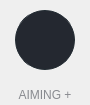
               <widget class="QFrame" name="frm_6_aimng_outr">
                <property name="sizePolicy">
                 <sizepolicy hsizetype="Fixed" vsizetype="Fixed">
                  <horstretch>0</horstretch>
                  <verstretch>0</verstretch>
                 </sizepolicy>
                </property>
                <property name="minimumSize">
                 <size>
                  <width>90</width>
                  <height>105</height>
                 </size>
                </property>
                <property name="maximumSize">
                 <size>
                  <width>90</width>
                  <height>105</height>
                 </size>
                </property>
                <property name="frameShape">
                 <enum>QFrame::Box</enum>
                </property>
                <property name="frameShadow">
                 <enum>QFrame::Plain</enum>
                </property>
                <property name="lineWidth">
                 <number>0</number>
                </property>
                <layout class="QVBoxLayout" name="verticalLayout_9">
                 <property name="spacing">
                  <number>0</number>
                 </property>
                 <property name="leftMargin">
                  <number>0</number>
                 </property>
                 <property name="topMargin">
                  <number>10</number>
                 </property>
                 <property name="rightMargin">
                  <number>0</number>
                 </property>
                 <property name="bottomMargin">
                  <number>0</number>
                 </property>
                 <item>
                  <widget class="QFrame" name="frm_6_aimng_innr">
                   <property name="sizePolicy">
                    <sizepolicy hsizetype="Fixed" vsizetype="Fixed">
                     <horstretch>0</horstretch>
                     <verstretch>0</verstretch>
                    </sizepolicy>
                   </property>
                   <property name="minimumSize">
                    <size>
                     <width>90</width>
                     <height>95</height>
                    </size>
                   </property>
                   <property name="maximumSize">
                    <size>
                     <width>90</width>
                     <height>95</height>
                    </size>
                   </property>
                   <property name="frameShape">
                    <enum>QFrame::NoFrame</enum>
                   </property>
                   <property name="frameShadow">
                    <enum>QFrame::Plain</enum>
                   </property>
                   <property name="lineWidth">
                    <number>0</number>
                   </property>
                   <layout class="QGridLayout" name="gridLayout_25">
                    <property name="leftMargin">
                     <number>0</number>
                    </property>
                    <property name="topMargin">
                     <number>0</number>
                    </property>
                    <property name="rightMargin">
                     <number>0</number>
                    </property>
                    <property name="bottomMargin">
                     <number>0</number>
                    </property>
                    <property name="horizontalSpacing">
                     <number>0</number>
                    </property>
                    <property name="verticalSpacing">
                     <number>15</number>
                    </property>
                    <item row="0" column="1">
                     <widget class="QLabel" name="lbl_aimng_img">
                      <property name="minimumSize">
                       <size>
                        <width>60</width>
                        <height>60</height>
                       </size>
                      </property>
                      <property name="maximumSize">
                       <size>
                        <width>60</width>
                        <height>60</height>
                       </size>
                      </property>
                      <property name="styleSheet">
                       <string notr="true">QLabel {
	background-image: url(:/images/icons/home/icon_aiming_plus.png);
	background-position: center center;
    background-repeat: no-repeat;
	background-color: #242830;
	border-color: #232c33;
	border-style: solid;
	border-width: 1px;
	border-radius: 30px;
}
QLabel:hover {
	background-color: #00e39b;
	border-color: #00e39b;
}</string>
                      </property>
                      <property name="text">
                       <string notr="true"/>
                      </property>
                     </widget>
                    </item>
                    <item row="0" column="0">
                     <spacer name="horizontalSpacer_39">
                      <property name="orientation">
                       <enum>Qt::Horizontal</enum>
                      </property>
                      <property name="sizeHint" stdset="0">
                       <size>
                        <width>0</width>
                        <height>20</height>
                       </size>
                      </property>
                     </spacer>
                    </item>
                    <item row="0" column="2">
                     <spacer name="horizontalSpacer_40">
                      <property name="orientation">
                       <enum>Qt::Horizontal</enum>
                      </property>
                      <property name="sizeHint" stdset="0">
                       <size>
                        <width>0</width>
                        <height>20</height>
                       </size>
                      </property>
                     </spacer>
                    </item>
                    <item row="1" column="0" colspan="3">
                     <widget class="QLabel" name="lbl_aimng_txt">
                      <property name="minimumSize">
                       <size>
                        <width>0</width>
                        <height>20</height>
                       </size>
                      </property>
                      <property name="maximumSize">
                       <size>
                        <width>16777215</width>
                        <height>20</height>
                       </size>
                      </property>
                      <property name="font">
                       <font>
                        <family>Tahoma</family>
                        <pointsize>9</pointsize>
                        <stylestrategy>PreferAntialias</stylestrategy>
                       </font>
                      </property>
                      <property name="styleSheet">
                       <string notr="true">color: #888a8f;</string>
                      </property>
                      <property name="text">
                       <string>AIMING +</string>
                      </property>
                      <property name="alignment">
                       <set>Qt::AlignCenter</set>
                      </property>
                     </widget>
                    </item>
                   </layout>
                  </widget>
                 </item>
                </layout>
               </widget>
